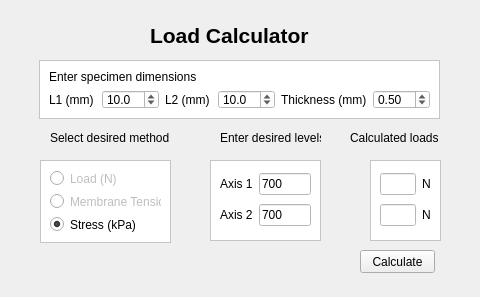
<?xml version="1.0" encoding="UTF-8"?>
<ui version="4.0">
 <class>Form</class>
 <widget class="QWidget" name="Form">
  <property name="geometry">
   <rect>
    <x>0</x>
    <y>0</y>
    <width>480</width>
    <height>297</height>
   </rect>
  </property>
  <property name="windowTitle">
   <string>Form</string>
  </property>
  <widget class="QLabel" name="label">
   <property name="geometry">
    <rect>
     <x>150</x>
     <y>20</y>
     <width>171</width>
     <height>31</height>
    </rect>
   </property>
   <property name="font">
    <font>
     <pointsize>16</pointsize>
     <weight>75</weight>
     <bold>true</bold>
    </font>
   </property>
   <property name="text">
    <string>Load Calculator</string>
   </property>
  </widget>
  <widget class="QFrame" name="frame">
   <property name="geometry">
    <rect>
     <x>39</x>
     <y>60</y>
     <width>401</width>
     <height>59</height>
    </rect>
   </property>
   <property name="styleSheet">
    <string>background-color: white;</string>
   </property>
   <property name="frameShape">
    <enum>QFrame::StyledPanel</enum>
   </property>
   <property name="frameShadow">
    <enum>QFrame::Raised</enum>
   </property>
   <property name="lineWidth">
    <number>2</number>
   </property>
   <layout class="QGridLayout" name="gridLayout">
    <item row="1" column="0">
     <widget class="QLabel" name="label_3">
      <property name="text">
       <string>L1 (mm)</string>
      </property>
     </widget>
    </item>
    <item row="0" column="0" colspan="4">
     <widget class="QLabel" name="label_2">
      <property name="text">
       <string>Enter specimen dimensions</string>
      </property>
     </widget>
    </item>
    <item row="1" column="4">
     <widget class="QLabel" name="label_5">
      <property name="text">
       <string>Thickness (mm)</string>
      </property>
     </widget>
    </item>
    <item row="1" column="2">
     <widget class="QLabel" name="label_4">
      <property name="text">
       <string>L2 (mm)</string>
      </property>
     </widget>
    </item>
    <item row="1" column="5">
     <widget class="QDoubleSpinBox" name="factorThickness">
      <property name="singleStep">
       <double>0.010000000000000</double>
      </property>
      <property name="value">
       <double>0.500000000000000</double>
      </property>
     </widget>
    </item>
    <item row="1" column="1">
     <widget class="QDoubleSpinBox" name="factorLen1">
      <property name="decimals">
       <number>1</number>
      </property>
      <property name="singleStep">
       <double>0.500000000000000</double>
      </property>
      <property name="value">
       <double>10.000000000000000</double>
      </property>
     </widget>
    </item>
    <item row="1" column="3">
     <widget class="QDoubleSpinBox" name="factorLen2">
      <property name="decimals">
       <number>1</number>
      </property>
      <property name="singleStep">
       <double>0.500000000000000</double>
      </property>
      <property name="value">
       <double>10.000000000000000</double>
      </property>
     </widget>
    </item>
   </layout>
  </widget>
  <widget class="QLabel" name="label_6">
   <property name="geometry">
    <rect>
     <x>50</x>
     <y>130</y>
     <width>121</width>
     <height>16</height>
    </rect>
   </property>
   <property name="text">
    <string>Select desired method</string>
   </property>
  </widget>
  <widget class="QFrame" name="frame_2">
   <property name="geometry">
    <rect>
     <x>40</x>
     <y>160</y>
     <width>131</width>
     <height>83</height>
    </rect>
   </property>
   <property name="styleSheet">
    <string>background-color: white;</string>
   </property>
   <property name="frameShape">
    <enum>QFrame::StyledPanel</enum>
   </property>
   <property name="frameShadow">
    <enum>QFrame::Raised</enum>
   </property>
   <layout class="QVBoxLayout" name="verticalLayout">
    <item>
     <widget class="QRadioButton" name="radioButton_Load">
      <property name="enabled">
       <bool>false</bool>
      </property>
      <property name="text">
       <string>Load (N)</string>
      </property>
     </widget>
    </item>
    <item>
     <widget class="QRadioButton" name="radioButton_Tension">
      <property name="enabled">
       <bool>false</bool>
      </property>
      <property name="text">
       <string>Membrane Tension</string>
      </property>
     </widget>
    </item>
    <item>
     <widget class="QRadioButton" name="radioButton_Stress">
      <property name="text">
       <string>Stress (kPa)</string>
      </property>
      <property name="checked">
       <bool>true</bool>
      </property>
     </widget>
    </item>
   </layout>
  </widget>
  <widget class="QLabel" name="label_7">
   <property name="geometry">
    <rect>
     <x>220</x>
     <y>130</y>
     <width>101</width>
     <height>16</height>
    </rect>
   </property>
   <property name="text">
    <string>Enter desired levels</string>
   </property>
  </widget>
  <widget class="QFrame" name="frame_3">
   <property name="geometry">
    <rect>
     <x>210</x>
     <y>160</y>
     <width>111</width>
     <height>81</height>
    </rect>
   </property>
   <property name="styleSheet">
    <string>background-color: white;</string>
   </property>
   <property name="frameShape">
    <enum>QFrame::StyledPanel</enum>
   </property>
   <property name="frameShadow">
    <enum>QFrame::Raised</enum>
   </property>
   <layout class="QGridLayout" name="gridLayout_2">
    <item row="0" column="0">
     <widget class="QLabel" name="label_8">
      <property name="text">
       <string>Axis 1</string>
      </property>
     </widget>
    </item>
    <item row="0" column="1">
     <widget class="QLineEdit" name="factorStress1">
      <property name="text">
       <string>700</string>
      </property>
     </widget>
    </item>
    <item row="1" column="0">
     <widget class="QLabel" name="label_9">
      <property name="text">
       <string>Axis 2</string>
      </property>
     </widget>
    </item>
    <item row="1" column="1">
     <widget class="QLineEdit" name="factorStress2">
      <property name="text">
       <string>700</string>
      </property>
     </widget>
    </item>
   </layout>
  </widget>
  <widget class="QLabel" name="label_10">
   <property name="geometry">
    <rect>
     <x>350</x>
     <y>130</y>
     <width>91</width>
     <height>16</height>
    </rect>
   </property>
   <property name="text">
    <string>Calculated loads</string>
   </property>
  </widget>
  <widget class="QFrame" name="frame_4">
   <property name="geometry">
    <rect>
     <x>370</x>
     <y>160</y>
     <width>71</width>
     <height>81</height>
    </rect>
   </property>
   <property name="styleSheet">
    <string>background-color: white;</string>
   </property>
   <property name="frameShape">
    <enum>QFrame::StyledPanel</enum>
   </property>
   <property name="frameShadow">
    <enum>QFrame::Raised</enum>
   </property>
   <layout class="QGridLayout" name="gridLayout_3">
    <item row="0" column="0">
     <widget class="QLineEdit" name="factor_calculatedLoad1">
      <property name="readOnly">
       <bool>true</bool>
      </property>
     </widget>
    </item>
    <item row="0" column="1">
     <widget class="QLabel" name="label_11">
      <property name="text">
       <string>N</string>
      </property>
     </widget>
    </item>
    <item row="1" column="0">
     <widget class="QLineEdit" name="factor_calculatedLoad2">
      <property name="readOnly">
       <bool>true</bool>
      </property>
     </widget>
    </item>
    <item row="1" column="1">
     <widget class="QLabel" name="label_12">
      <property name="text">
       <string>N</string>
      </property>
     </widget>
    </item>
   </layout>
  </widget>
  <widget class="QPushButton" name="buttonCalc">
   <property name="geometry">
    <rect>
     <x>360</x>
     <y>250</y>
     <width>75</width>
     <height>23</height>
    </rect>
   </property>
   <property name="text">
    <string>Calculate</string>
   </property>
  </widget>
 </widget>
 <resources/>
 <connections/>
</ui>
